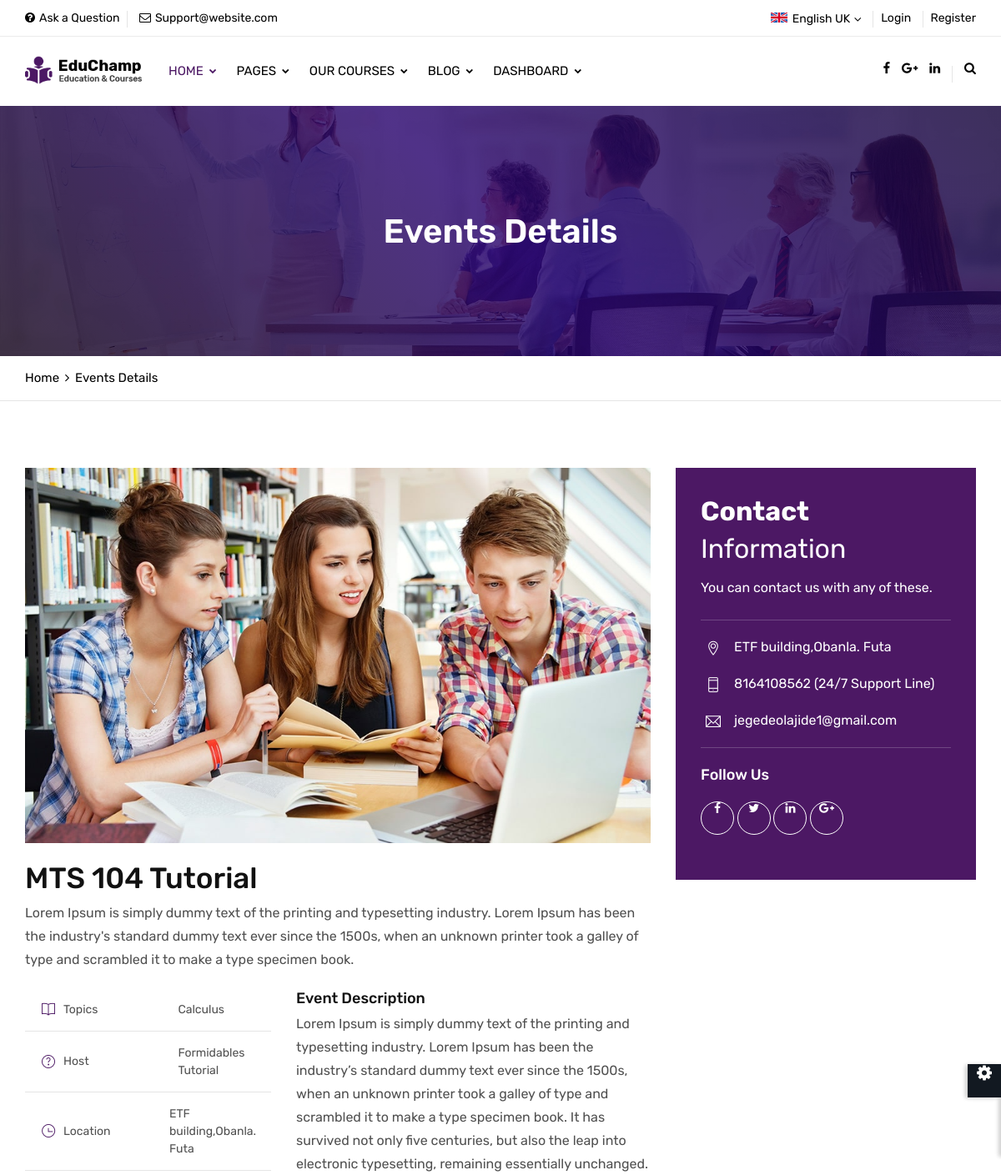
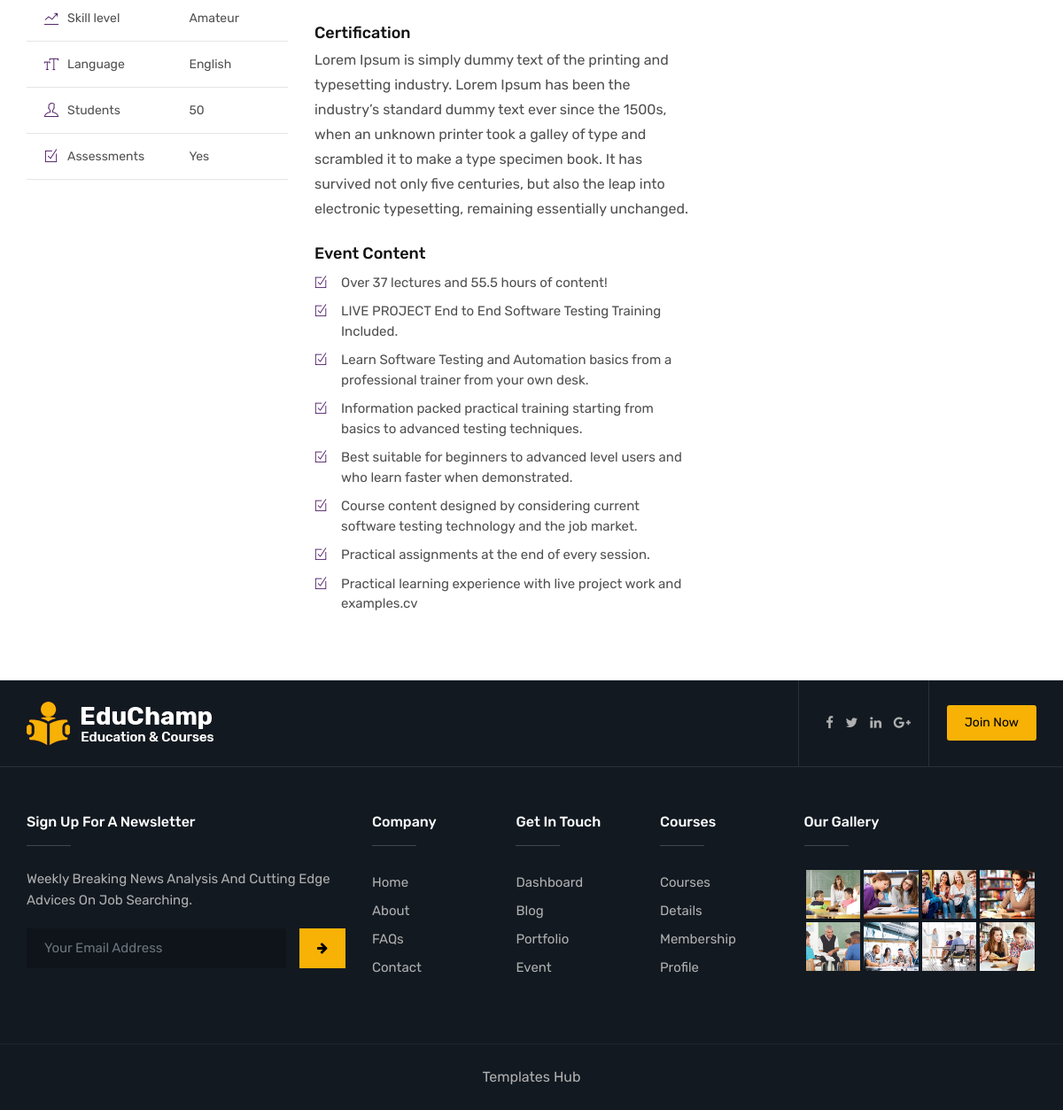
The app's page /mts-104-tutorial/events/ with its own data (2 pictures, top to bottom).
### tutorial/models.py (models this page shows, shortened)
class Events(models.Model):
    event_name = models.CharField(max_length=255)
    slug = models.SlugField(max_length=255)
    host = models.ForeignKey(Tutorial,on_delete=models.CASCADE,null=True)
    skill_level = models.CharField(max_length=10, choices=Level.choices, default=Level.AMATEUR)
    category = models.ForeignKey(Category,on_delete=models.CASCADE,null=True)
    students_no = models.IntegerField(default=1)
    assessment = models.BooleanField(default=False)
    phone_number = models.IntegerField(null=True,blank=True)
    email = models.EmailField(null=True,blank=True)
    date = models.DateField(default=timezone.now)
    time_from = models.TimeField(default=timezone.now)
    time_to = models.TimeField(default=timezone.now)
    image = models.ImageField(upload_to="event_images/",null=True)
    location = models.CharField(max_length=255)
    description = models.TextField(null=True)
    certification = models.TextField(null=True)
    content = models.TextField(null=True)
    class Meta:
        verbose_name = "Event"
        ordering = ['-date']
        get_latest_by = 'event_name'

class Category(models.Model):
    name = models.CharField(max_length=100,null=True,blank=True)
    slug = models.SlugField(max_length=100,null=True,blank=True)
    class Meta:
        verbose_name_plural = "Categories"
    def __str__(self):
        return self.name

class Tutorial(models.Model):
    name = models.CharField(max_length=200,null=False,blank=False)
    slug = models.SlugField(max_length=200,null=False,blank=False)
    courses = models.ManyToManyField(Course,related_name="tutorials")
    founded = models.DateTimeField(auto_now_add=True)
    image = models.ImageField(upload_to="teachers_image/")
    class Meta:
        verbose_name = "Tutorial"
        ordering = ['-founded']
        get_latest_by = 'name'
    def __str__(self):
        return self.name

### tutorial/views.py (the view)
# urls.py: path('<slug:slug>/events/',views.event_detail,name="event_detail"),
def event_detail(request,slug):
    teacher = Teacher.objects.all()
    event = get_object_or_404(Events,slug__iexact=slug)
    context = {"event": event,'teacher':teacher}
    return render(request,"tutorial/event_detail.html",context)

### tutorial/templates/tutorial/event_detail.html (shortened to what this page needs)
{% extends parent_template|default:"main/navbar.html" %}
{% load static %}
{% block content %}
    <div class="page-content bg-white">
        <div class="page-banner ovbl-dark" style="background-image:url(assets/images/banner/banner1.jpg);">
            <div class="container">
                <div class="page-banner-entry">
                    <h1 class="text-white">Events Details</h1>
				 </div>
            </div>
        </div>
		<div class="breadcrumb-row">
			<div class="container">
				<ul class="list-inline">
					<li><a href="#">Home</a></li>
					<li>Events Details</li>
				</ul>
			</div>
		</div>
		<div class="content-block">
			<div class="section-area section-sp1">
                <div class="container">
					 <div class="row">
						<div class="col-lg-8 col-md-7 col-sm-12">
							<div class="courses-post">
								<div class="ttr-post-media media-effect">
									<a href="#"><img src="{% static "assets/images/blog/default/thum1.jpg" %}" alt=""></a>
								</div>
								<div class="ttr-post-info">
									<div class="ttr-post-title ">
										<h2 class="post-title">{{ event.event_name }}</h2>
									</div>
									<div class="ttr-post-text">
										<p>Lorem Ipsum is simply dummy text of the printing and typesetting industry. Lorem Ipsum has been the industry's standard dummy text ever since the 1500s, when an unknown printer took a galley of type and scrambled it to make a type specimen book.</p>
									</div>
								</div>
							</div>
							<div class="courese-overview" id="overview">
								<div class="row">
									<div class="col-md-12 col-lg-5">
										<ul class="course-features">
											<li><i class="ti-book"></i> <span class="label">Topics</span> <span class="value">{{ event.category }}</span></li>
											<li><i class="ti-help-alt"></i> <span class="label">Host</span> <span class="value">{{ event.host }}</span></li>
											<li><i class="ti-time"></i> <span class="label">Location</span> <span class="value">{{ event.location }}</span></li>
											<li><i class="ti-stats-up"></i> <span class="label">Skill level</span> <span class="value">{{ event.get_skill_level_display }}</span></li>
											<li><i class="ti-smallcap"></i> <span class="label">Language</span> <span class="value">English</span></li>
											<li><i class="ti-user"></i> <span class="label">Students</span> <span class="value">{{ event.students_no }}</span></li>
											<li><i class="ti-check-box"></i> <span class="label">Assessments</span> <span class="value">{{ event.assessment|yesno:"Yes,No" }}</span></li>
										</ul>
									</div>
									<div class="col-md-12 col-lg-7">
										<h5 class="m-b5">Event Description</h5>
										<p>Lorem Ipsum is simply dummy text of the printing and typesetting industry. Lorem Ipsum has been the industry’s standard dummy text ever since the 1500s, when an unknown printer took a galley of type and scrambled it to make a type specimen book. It has survived not only five centuries, but also the leap into electronic typesetting, remaining essentially unchanged.</p>
										<h5 class="m-b5">Certification</h5>
										<p>Lorem Ipsum is simply dummy text of the printing and typesetting industry. Lorem Ipsum has been the industry’s standard dummy text ever since the 1500s, when an unknown printer took a galley of type and scrambled it to make a type specimen book. It has survived not only five centuries, but also the leap into electronic typesetting, remaining essentially unchanged.</p>
										<h5 class="m-b5">Event Content</h5>
										<ul class="list-checked primary">
											<li>Over 37 lectures and 55.5 hours of content!</li>
											<li>LIVE PROJECT End to End Software Testing Training Included.</li>
											<li>Learn Software Testing and Automation basics from a professional trainer from your own desk.</li>
											<li>Information packed practical training starting from basics to advanced testing techniques.</li>
											<li>Best suitable for beginners to advanced level users and who learn faster when demonstrated.</li>
											<li>Course content designed by considering current software testing technology and the job market.</li>
											<li>Practical assignments at the end of every session.</li>
											<li>Practical learning experience with live project work and examples.cv</li>
										</ul>
									</div>
								</div>
							</div>
						</div>
						<div class="col-lg-4 col-md-5 col-sm-12 m-b30">
							<div class="bg-primary text-white contact-info-bx m-b30">
								<h2 class="m-b10 title-head">Contact <span>Information</span></h2>
								<p>You can contact us with any of these.</p>
								<div class="widget widget_getintuch">
									<ul>
										<li><i class="ti-location-pin"></i>{{ event.location }}</li>
										<li><i class="ti-mobile"></i>{{ event.phone_number }} (24/7 Support Line)</li>
										<li><i class="ti-email"></i>{{ event.email }}</li>
									</ul>
								</div>
								<h5 class="m-t0 m-b20">Follow Us</h5>
								<ul class="list-inline contact-social-bx">
									<li><a href="#" class="btn outline radius-xl"><i class="fa fa-facebook"></i></a></li>
									<li><a href="#" class="btn outline radius-xl"><i class="fa fa-twitter"></i></a></li>
									<li><a href="#" class="btn outline radius-xl"><i class="fa fa-linkedin"></i></a></li>
									<li><a href="#" class="btn outline radius-xl"><i class="fa fa-google-plus"></i></a></li>
								</ul>
							</div>
							<iframe src="https://www.google.com/maps/embed?pb=!1m18!1m12!1m3!1d3448.1298878182047!2d-81.38369578541523!3d30.204840081824198!2m3!1f0!2f0!3f0!3m2!1i1024!2i768!4f13.1!3m3!1m2!1s0x88e437ac927a996b%3A0x799695b1a2b970ab!2sNona+Blue+Modern+Tavern!5e0!3m2!1sen!2sin!4v1548177305546" class="align-self-stretch d-flex" style="width:100%; min-width:100%; min-height:400px;" allowfullscreen></iframe>
						</div>
					</div>
				</div>
            </div>
        </div>
    </div>
    <footer>
        <div class="footer-top">
			<div class="pt-exebar">
				<div class="container">
					<div class="d-flex align-items-stretch">
						<div class="pt-logo mr-auto">
							<a href="index.html"><img src="{% static "assets/images/logo-white.png" %}" alt=""/></a>
						</div>
						<div class="pt-social-link">
							<ul class="list-inline m-a0">
								<li><a href="#" class="btn-link"><i class="fa fa-facebook"></i></a></li>
								<li><a href="#" class="btn-link"><i class="fa fa-twitter"></i></a></li>
								<li><a href="#" class="btn-link"><i class="fa fa-linkedin"></i></a></li>
								<li><a href="#" class="btn-link"><i class="fa fa-google-plus"></i></a></li>
							</ul>
						</div>
						<div class="pt-btn-join">
							<a href="#" class="btn ">Join Now</a>
						</div>
					</div>
				</div>
			</div>
            <div class="container">
                <div class="row">
					<div class="col-lg-4 col-md-12 col-sm-12 footer-col-4">
                        <div class="widget">
                            <h5 class="footer-title">Sign Up For A Newsletter</h5>
							<p class="text-capitalize m-b20">Weekly Breaking news analysis and cutting edge advices on job searching.</p>
                            <div class="subscribe-form m-b20">
								<form class="subscription-form" action="http://educhamp.themetrades.com/demo/assets/script/mailchamp.php" method="post">
									<div class="input-group">
										<input name="email" required="required"  class="form-control" placeholder="Your Email Address" type="email">
										<span class="input-group-btn">
											<button name="submit" value="Submit" type="submit" class="btn"><i class="fa fa-arrow-right"></i></button>
										</span>
									</div>
								</form>
							</div>
                        </div>
                    </div>
					<div class="col-12 col-lg-5 col-md-7 col-sm-12">
						<div class="row">
							<div class="col-4 col-lg-4 col-md-4 col-sm-4">
								<div class="widget footer_widget">
									<h5 class="footer-title">Company</h5>
									<ul>
										<li><a href="index.html">Home</a></li>
										<li><a href="about-1.html">About</a></li>
										<li><a href="faq-1.html">FAQs</a></li>
										<li><a href="contact-1.html">Contact</a></li>
									</ul>
								</div>
							</div>
							<div class="col-4 col-lg-4 col-md-4 col-sm-4">
								<div class="widget footer_widget">
									<h5 class="footer-title">Get In Touch</h5>
									<ul>
										<li><a href="http://educhamp.themetrades.com/admin/index.html">Dashboard</a></li>
										<li><a href="blog-classic-grid.html">Blog</a></li>
										<li><a href="portfolio.html">Portfolio</a></li>
										<li><a href="event.html">Event</a></li>
									</ul>
								</div>
							</div>
							<div class="col-4 col-lg-4 col-md-4 col-sm-4">
								<div class="widget footer_widget">
									<h5 class="footer-title">Courses</h5>
									<ul>
										<li><a href="courses.html">Courses</a></li>
										<li><a href="courses-details.html">Details</a></li>
										<li><a href="membership.html">Membership</a></li>
										<li><a href="profile.html">Profile</a></li>
									</ul>
								</div>
							</div>
						</div>
                    </div>
					<div class="col-12 col-lg-3 col-md-5 col-sm-12 footer-col-4">
                        <div class="widget widget_gallery gallery-grid-4">
                            <h5 class="footer-title">Our Gallery</h5>
                            <ul class="magnific-image">
								<li><a href="assets/images/gallery/pic1.jpg" class="magnific-anchor"><img src="{% static "assets/images/gallery/pic1.jpg" %}" alt=""></a></li>
								<li><a href="assets/images/gallery/pic2.jpg" class="magnific-anchor"><img src="{% static "assets/images/gallery/pic2.jpg" %}" alt=""></a></li>
								<li><a href="assets/images/gallery/pic3.jpg" class="magnific-anchor"><img src="{% static "assets/images/gallery/pic3.jpg" %}" alt=""></a></li>
								<li><a href="assets/images/gallery/pic4.jpg" class="magnific-anchor"><img src="{% static "assets/images/gallery/pic4.jpg" %}" alt=""></a></li>
								<li><a href="assets/images/gallery/pic5.jpg" class="magnific-anchor"><img src="{% static "assets/images/gallery/pic5.jpg" %}" alt=""></a></li>
								<li><a href="assets/images/gallery/pic6.jpg" class="magnific-anchor"><img src="{% static "assets/images/gallery/pic6.jpg" %}" alt=""></a></li>
								<li><a href="assets/images/gallery/pic7.jpg" class="magnific-anchor"><img src="{% static "assets/images/gallery/pic7.jpg" %}" alt=""></a></li>
								<li><a href="assets/images/gallery/pic8.jpg" class="magnific-anchor"><img src="{% static "assets/images/gallery/pic8.jpg" %}" alt=""></a></li>
							</ul>
                        </div>
                    </div>
                </div>
            </div>
        </div>
        <div class="footer-bottom">
            <div class="container">
                <div class="row">
                    <div class="col-lg-12 col-md-12 col-sm-12 text-center"> <a target="_blank" href="https://www.templateshub.net">Templates Hub</a></div>
                </div>
            </div>
        </div>
    </footer>
</div>
{% endblock %}

### records on screen
Events: event_name "MTS 104 Tutorial", category "Calculus", host "Formidables Tutorial", location "ETF building,Obanla. Futa", skill_level "Amateur", students_no "50", assessment "Yes", phone_number "8164108562", email "jegedeolajide1@gmail.com"
